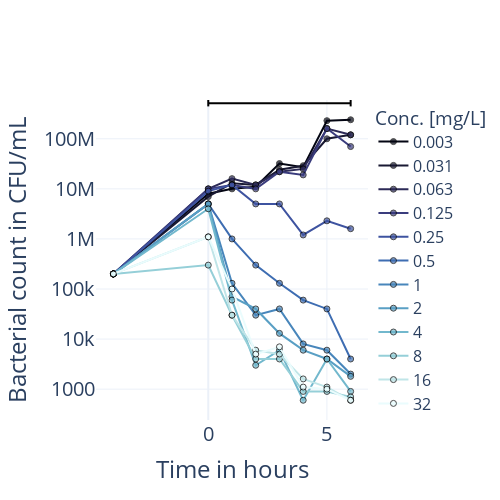

Notebook source saved alongside this figure:
### Markdown cell above
Export figure for publication

### Code cell
# Shift the time, such that first dose is at 0
temp = data.copy()
temp.Time = temp.Time - 4

fig = chi.plots.PDTimeSeriesPlot()
fig.add_data(temp, biomarker='Bacterial count')
fig.set_axis_labels(xlabel='Time in hours', ylabel='Bacterial count in CFU/mL')
fig._fig.layout.updatemenus = []
concs = [0.003, 0.031, 0.063, 0.125, 0.25, 0.5, 1, 2, 4, 8, 16, 32]
colours = plotly.colors.sequential.ice
for _id, scatter in enumerate(fig._fig.data):
    scatter.mode = 'markers+lines'
    scatter.line.color = colours[_id]
    scatter.marker.color = colours[_id]
    scatter.name = str(concs[_id])
    # scatter.showlegend = False

# Add a line indicating the dosing regimen
fig._fig.add_shape(
    type="line",
    x0=0, x1=6,
    yref="paper",
    y0=0.99, y1=0.99,
    line=dict(color='Black')
)
fig._fig.add_shape(
    type="line",
    x0=0, x1=0,
    yref="paper",
    y0=0.98, y1=1,
    line=dict(color='Black')
)
fig._fig.add_shape(
    type="line",
    x0=6, x1=6,
    yref="paper",
    y0=0.98, y1=1,
    line=dict(color='Black')
)

fig._fig.update_layout(
    width=500,
    height=500,
    yaxis=dict(
        type='log',
    ),
    font=dict(size=20),
    legend=dict(
        title='Conc.\n[mg/L]',
        font=dict(size=16)
    )
)

directory = os.getcwd()
fig._fig.write_image(directory + '/in_vitro_data.pdf', width=500, height=500)
fig.show()

### Figure 1 — Plotly figure (JSON) as saved in the notebook; plotly's stock layout.template omitted (floating-point values rounded to 4 significant figures)
{"data": [{"line": {"color": "rgb(3, 5, 18)"}, "marker": {"color": "rgb(3, 5, 18)", "line": {"color": "black", "width": 1}, "opacity": 0.7, "symbol": "circle"}, "mode": "markers+lines", "name": "0.003", "showlegend": true, "type": "scatter", "x": [-4, 0, 1, 2, 3, 4, 5, 6], "y": [200000, 8000000, 10000000, 11000000, 32000000, 27000000, 230000000, 240000000]}, {"line": {"color": "rgb(25, 25, 51)"}, "marker": {"color": "rgb(25, 25, 51)", "line": {"color": "black", "width": 1}, "opacity": 0.7, "symbol": "circle"}, "mode": "markers+lines", "name": "0.031", "showlegend": true, "type": "scatter", "x": [-4, 0, 1, 2, 3, 4, 5, 6], "y": [200000, 7000000, 13000000, 12000000, 24000000, 29000000, 100000000, 120000000]}, {"line": {"color": "rgb(44, 42, 87)"}, "marker": {"color": "rgb(44, 42, 87)", "line": {"color": "black", "width": 1}, "opacity": 0.7, "symbol": "circle"}, "mode": "markers+lines", "name": "0.063", "showlegend": true, "type": "scatter", "x": [-4, 0, 1, 2, 3, 4, 5, 6], "y": [200000, 10000000, 16000000, 12000000, 22000000, 25000000, 160000000, 120000000]}, {"line": {"color": "rgb(58, 60, 125)"}, "marker": {"color": "rgb(58, 60, 125)", "line": {"color": "black", "width": 1}, "opacity": 0.7, "symbol": "circle"}, "mode": "markers+lines", "name": "0.125", "showlegend": true, "type": "scatter", "x": [-4, 0, 1, 2, 3, 4, 5, 6], "y": [200000, 10000000, 12000000, 10000000, 22000000, 19000000, 160000000, 70000000]}, {"line": {"color": "rgb(62, 83, 160)"}, "marker": {"color": "rgb(62, 83, 160)", "line": {"color": "black", "width": 1}, "opacity": 0.7, "symbol": "circle"}, "mode": "markers+lines", "name": "0.25", "showlegend": true, "type": "scatter", "x": [-4, 0, 1, 2, 3, 4, 5, 6], "y": [200000, 9000000, 12000000, 5000000, 5000000, 1200000, 2300000, 1600000]}, {"line": {"color": "rgb(62, 109, 178)"}, "marker": {"color": "rgb(62, 109, 178)", "line": {"color": "black", "width": 1}, "opacity": 0.7, "symbol": "circle"}, "mode": "markers+lines", "name": "0.5", "showlegend": true, "type": "scatter", "x": [-4, 0, 1, 2, 3, 4, 5, 6], "y": [200000, 5000000, 1000000, 300000, 130000, 60000, 40000, 4000]}, {"line": {"color": "rgb(72, 134, 187)"}, "marker": {"color": "rgb(72, 134, 187)", "line": {"color": "black", "width": 1}, "opacity": 0.7, "symbol": "circle"}, "mode": "markers+lines", "name": "1", "showlegend": true, "type": "scatter", "x": [-4, 0, 1, 2, 3, 4, 5, 6], "y": [200000, 5000000, 130000, 30000, 40000, 8000, 6000, 2000]}, {"line": {"color": "rgb(89, 159, 196)"}, "marker": {"color": "rgb(89, 159, 196)", "line": {"color": "black", "width": 1}, "opacity": 0.7, "symbol": "circle"}, "mode": "markers+lines", "name": "2", "showlegend": true, "type": "scatter", "x": [-4, 0, 1, 2, 3, 4, 5, 6], "y": [200000, 5000000, 70000, 40000, 13000, 6000, 4000, 1800]}, {"line": {"color": "rgb(114, 184, 205)"}, "marker": {"color": "rgb(114, 184, 205)", "line": {"color": "black", "width": 1}, "opacity": 0.7, "symbol": "circle"}, "mode": "markers+lines", "name": "4", "showlegend": true, "type": "scatter", "x": [-4, 0, 1, 2, 3, 4, 5, 6], "y": [200000, 4000000, 60000, 3000, 6000, 600, 4000, 900]}, {"line": {"color": "rgb(149, 207, 216)"}, "marker": {"color": "rgb(149, 207, 216)", "line": {"color": "black", "width": 1}, "opacity": 0.7, "symbol": "circle"}, "mode": "markers+lines", "name": "8", "showlegend": true, "type": "scatter", "x": [-4, 0, 1, 2, 3, 4, 5, 6], "y": [200000, 300000, 30000, 4000, 4000, 900, 900, 700]}, {"line": {"color": "rgb(192, 229, 232)"}, "marker": {"color": "rgb(192, 229, 232)", "line": {"color": "black", "width": 1}, "opacity": 0.7, "symbol": "circle"}, "mode": "markers+lines", "name": "16", "showlegend": true, "type": "scatter", "x": [-4, 0, 1, 2, 3, 4, 5, 6], "y": [200000, 1100000, 30000, 6000, 5000, 1600, 1100, 600]}, {"line": {"color": "rgb(234, 252, 253)"}, "marker": {"color": "rgb(234, 252, 253)", "line": {"color": "black", "width": 1}, "opacity": 0.7, "symbol": "circle"}, "mode": "markers+lines", "name": "32", "showlegend": true, "type": "scatter", "x": [-4, 0, 1, 2, 3, 4, 5, 6], "y": [200000, 1100000, 100000, 5000, 7000, 1100, 1000, 600]}], "layout": {"autosize": true, "font": {"size": 20}, "height": 500, "legend": {"font": {"size": 16}, "title": {"text": "Conc.\n[mg/L]"}}, "shapes": [{"line": {"color": "Black"}, "type": "line", "x0": 0, "x1": 6, "y0": 0.99, "y1": 0.99, "yref": "paper"}, {"line": {"color": "Black"}, "type": "line", "x0": 0, "x1": 0, "y0": 0.98, "y1": 1, "yref": "paper"}, {"line": {"color": "Black"}, "type": "line", "x0": 6, "x1": 6, "y0": 0.98, "y1": 1, "yref": "paper"}], "width": 500, "xaxis": {"title": {"text": "Time in hours"}}, "yaxis": {"title": {"text": "Bacterial count in CFU/mL"}, "type": "log"}}}
